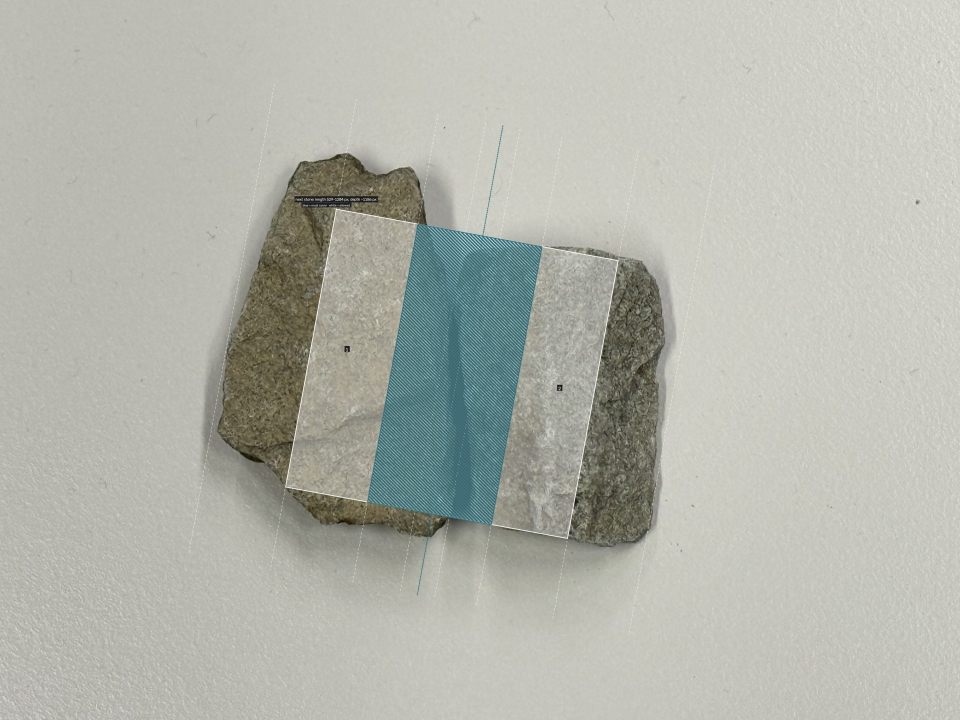
#> input picture experiments/mode1-rule-of-thirds/presentation/it07b_real_drawing_too_small.jpg, 1920 x 1440 px (shown at 1/2 size)
$ python -i stone_detect.py   (imports and definitions only)   (older library calls are emulated)
#> lines starting #> are read from the running program, lines starting #| are printed output that depends on the picture; after the words box and inside, x2 and y2 are one past the last pixel; in counts of white or black regions, pixels touching at a corner belong together
"""Step 1 - find the outline of each stone in a single RGB frame.

Classic computer vision only, so it runs on any laptop with no training data:

1. smooth the frame (bilateral filter keeps stone edges sharp),
2. Canny edges - the "edge detection" view of the scene,
3. model the ground colour from the image border and mark every pixel that
   differs from it as "stone",
4. split touching stones with a distance-transform + watershed: each stone
   gets one seed in its thickest part, and the watershed floods outwards
   along the colour gradient until neighbouring stones meet at the joint.
   Stones joined by a narrow neck separate with a stricter seed threshold;
   stones that touch flush separate once the Canny edges are cut out of the
   mask (the joint between two stones shows up as an edge line). We try
   these and keep whichever finds the most stones, then merge back the
   weakest splits until the expected number of stones is left. A real joint
   is a sharp, dark line (the shadow in the gap); a cut through one stone
   is not.

Seeds can also be given by hand (one click per stone), which is the robust
mode for a live demo and also a plausible AR interaction ("tap each stone").
"""
from __future__ import annotations

import itertools
from dataclasses import dataclass, field

import cv2
import numpy as np


@dataclass
class Stone:
    contour: np.ndarray            # (N, 1, 2) int32, full-resolution pixel coords
    area: float
    centroid: tuple[float, float]
    bbox: tuple[int, int, int, int]  # axis-aligned x, y, w, h
    min_rect: tuple                # cv2.minAreaRect, for a rotated box view


@dataclass
class DetectParams:
    work_width: int = 640          # frames are downscaled to this for speed
    border_frac: float = 0.06      # image border band used to sample the ground
    ground_thresh: float | None = None  # colour distance; None -> Otsu
    lightness_weight: float = 0.5  # < 1 makes shadows count less than colour
    canny_sigma: float = 0.33
    morph_frac: float = 0.016      # clean-up kernel, as a fraction of the width
    min_area_frac: float = 0.01    # ignore blobs smaller than 1% of the frame
    max_area_frac: float = 0.7
    max_stones: int = 6            # more seeds than this = over-segmented, rejected
    stones: int = 2                # expected base stones; extra splits are merged
    min_joint_score: float = 6.0   # a split must look at least this much like a joint
    seed_radius_px: int = 6
    # A plain ground (white paper, a sheet): stone = whatever is clearly not
    # the ground's colour (plain_ground_distance), instead of Otsu between the
    # ground and the most different stone. A pale stone next to a red one,
    # or a two-tone stone, is then found whole (real-scale test, 2026-11-24).
    plain_ground: bool = False


@dataclass
class Detection:
    stones: list[Stone]
    debug: dict[str, np.ndarray] = field(default_factory=dict)  # work-res images
    scale: float = 1.0             # work-res / full-res


def auto_canny(gray: np.ndarray, sigma: float = 0.33) -> np.ndarray:
    """Canny with thresholds picked from the median intensity."""
    median = float(np.median(gray))
    lower = int(max(0, (1.0 - sigma) * median))
    upper = int(min(255, (1.0 + sigma) * median))
    return cv2.Canny(gray, lower, upper)


def ground_distance(bgr: np.ndarray, border_frac: float,
                    lightness_weight: float) -> np.ndarray:
    """Per-pixel Lab distance to the median colour of the image border."""
    lab = cv2.cvtColor(bgr, cv2.COLOR_BGR2LAB).astype(np.float32)
    h, w = lab.shape[:2]
    b = max(2, int(border_frac * min(h, w)))
    border = np.concatenate([
        lab[:b].reshape(-1, 3), lab[-b:].reshape(-1, 3),
        lab[:, :b].reshape(-1, 3), lab[:, -b:].reshape(-1, 3),
    ])
    ground = np.median(border, axis=0)
    diff = lab - ground
    diff[..., 0] *= lightness_weight
    dist = np.linalg.norm(diff, axis=2)
    return cv2.normalize(dist, None, 0, 255, cv2.NORM_MINMAX).astype(np.uint8)


PLAIN_K = 3.0      # plain ground: stone = this many times the border's own spread away...
PLAIN_MIN = 8.0    # ...and at least this far (Lab, lightness weighted)
# A soft shadow on paper is off the ground's colour too, but smooth; a stone's
# face is rough. Off-ground and smooth counts only when very far off (a dark
# stone); smooth patches inside a stone come back with the hole filling.
# Measured 2026-11-24 (grey level std in 7x7 px): shadows on paper 1.8-6,
# stones 9-15, a smooth pale slate 6.5 (median).
PLAIN_TEXTURE = 5.0
PLAIN_FAR = 50.0


# [29 lines left out: functions _texture, plain_ground_distance, not called in this run]


def _fill_holes(mask: np.ndarray) -> np.ndarray:
    contours, _ = cv2.findContours(mask, cv2.RETR_EXTERNAL, cv2.CHAIN_APPROX_SIMPLE)
    filled = np.zeros_like(mask)
    cv2.drawContours(filled, contours, -1, 255, cv2.FILLED)
    return filled


def _remove_small(mask: np.ndarray, min_area: float) -> np.ndarray:
    n, labels, stats, _ = cv2.connectedComponentsWithStats(mask, connectivity=8)
    keep = np.zeros_like(mask)
    for i in range(1, n):
        if stats[i, cv2.CC_STAT_AREA] >= min_area:
            keep[labels == i] = 255
    return keep


def _cores_from_distance(mask: np.ndarray, frac: float) -> tuple[int, np.ndarray]:
    """One seed per 'thick part' of each blob, normalised per blob so a
    small stone is not lost next to a big one."""
    dt = cv2.distanceTransform(mask, cv2.DIST_L2, 5)
    n, labels = cv2.connectedComponents(mask)
    cores = np.zeros(mask.shape, np.uint8)
    for i in range(1, n):
        region = labels == i
        peak = dt[region].max()
        cores[region & (dt > frac * peak)] = 255
    return cv2.connectedComponents(cores)


def _watershed(smooth: np.ndarray, sure_bg: np.ndarray,
               seed_labels: np.ndarray) -> np.ndarray:
    markers = np.zeros(smooth.shape[:2], np.int32)
    markers[sure_bg > 0] = 1
    markers[seed_labels > 0] = seed_labels[seed_labels > 0] + 1  # stones: 2..n+1
    cv2.watershed(smooth, markers)
    return markers


def _joint_score(markers, a, b, g, grad) -> float | None:
    """How much the line between segments a and b looks like a joint: a
    sharp, dark line (the shadow in the gap between two stones). A cut
    through one stone is neither. None if a and b do not touch."""
    grow = lambda l: cv2.dilate(np.uint8(markers == l), None, iterations=2) > 0
    line = grow(a) & grow(b) & (markers == -1)
    if line.sum() < 10:
        return None
    inner = (cv2.erode(np.uint8(markers == a), None, iterations=4)
             | cv2.erode(np.uint8(markers == b), None, iterations=4)) > 0
    sharpness = np.median(grad[line]) / (np.median(grad[inner]) + 1.0)
    darkness = max(0.0, float(np.median(g[inner]) - np.median(g[line])))
    return float(sharpness * (1 + darkness / 20))


def _merge_weak_splits(markers: np.ndarray, gray: np.ndarray,
                       target: int, min_score: float) -> None:
    """Undo over-segmentation in place: keep merging the two neighbouring
    segments whose shared line looks least like a joint, until at most
    `target` segments are left and every remaining line scores >= min_score."""
    g = gray.astype(np.float32)
    grad = cv2.magnitude(cv2.Sobel(g, cv2.CV_32F, 1, 0), cv2.Sobel(g, cv2.CV_32F, 0, 1))
    while True:
        labels = [l for l in range(2, int(markers.max()) + 1) if (markers == l).any()]
        pairs = [(_joint_score(markers, a, b, g, grad), a, b)
                 for i, a in enumerate(labels) for b in labels[i + 1:]]
        pairs = [p for p in pairs if p[0] is not None]
        if not pairs:
            return
        score, a, b = min(pairs)
        if len(labels) <= target and score >= min_score:
            return
        # Remove only the line between a and b. (Clearing every line around a
        # also erased a's border with a third segment, which then no longer
        # touched anything and could never be merged.)
        grow = lambda l: cv2.dilate(np.uint8(markers == l), None, iterations=2) > 0
        line = grow(a) & grow(b) & (markers == -1)
        markers[markers == b] = a
        markers[line] = a


def _to_stone(contour: np.ndarray, scale: float) -> Stone:
    """Work-resolution contour -> Stone in full-resolution pixels."""
    c = np.round(contour.astype(np.float32) / scale).astype(np.int32)
    m = cv2.moments(c)
    return Stone(contour=c, area=cv2.contourArea(c),
                 centroid=(m["m10"] / m["m00"], m["m01"] / m["m00"]),
                 bbox=cv2.boundingRect(c), min_rect=cv2.minAreaRect(c))


def detect_stones(bgr: np.ndarray, params: DetectParams | None = None,
                  seeds: list[tuple[float, float]] | None = None) -> Detection:
    """Return the stones in `bgr`, largest first. `seeds` are optional
    (x, y) full-resolution points, one per stone."""
    p = params or DetectParams()
    h0, w0 = bgr.shape[:2]
    scale = min(1.0, p.work_width / w0)
    img = cv2.resize(bgr, None, fx=scale, fy=scale,
                     interpolation=cv2.INTER_AREA) if scale < 1 else bgr.copy()
    h, w = img.shape[:2]

    smooth = cv2.bilateralFilter(img, 9, 50, 50)
    gray = cv2.cvtColor(smooth, cv2.COLOR_BGR2GRAY)
    edges = auto_canny(gray, p.canny_sigma)

    if p.plain_ground:
        raw, spread = plain_ground_distance(smooth, p.border_frac, p.lightness_weight)
        off = raw > max(PLAIN_K * spread, PLAIN_MIN)
        fg = np.uint8(off & ((_texture(img) > PLAIN_TEXTURE) | (raw > PLAIN_FAR))) * 255
        dist = cv2.normalize(raw, None, 0, 255, cv2.NORM_MINMAX).astype(np.uint8)
    else:
        dist = ground_distance(smooth, p.border_frac, p.lightness_weight)
        if p.ground_thresh is None:
            _, fg = cv2.threshold(dist, 0, 255, cv2.THRESH_BINARY + cv2.THRESH_OTSU)
        else:
            _, fg = cv2.threshold(dist, p.ground_thresh, 255, cv2.THRESH_BINARY)
    k = max(3, int(p.morph_frac * w) | 1)
    kernel = cv2.getStructuringElement(cv2.MORPH_ELLIPSE, (k, k))
    fg = cv2.morphologyEx(fg, cv2.MORPH_CLOSE, kernel)
    fg = cv2.morphologyEx(fg, cv2.MORPH_OPEN, kernel)
    fg = _fill_holes(fg)
    fg = _remove_small(fg, p.min_area_frac * h * w)

    sure_bg = cv2.bitwise_not(cv2.dilate(fg, kernel, iterations=2))

    if seeds:
        seed_labels = np.zeros((h, w), np.int32)
        ys, xs = np.nonzero(fg)
        for i, (x, y) in enumerate(seeds):
            sx, sy = int(x * scale), int(y * scale)
            # A tap just off the mask (on a pale patch at the stone's edge, a
            # finger's width beside it): move it to the nearest stone pixel.
            if len(xs) and not fg[min(sy, h - 1), min(sx, w - 1)]:
                d2 = (xs - sx) ** 2 + (ys - sy) ** 2
                j = int(np.argmin(d2))
                if d2[j] <= (0.03 * w) ** 2:
                    sx, sy = int(xs[j]), int(ys[j])
            cv2.circle(seed_labels, (sx, sy), p.seed_radius_px, i + 1, cv2.FILLED)
        markers = _watershed(smooth, sure_bg, seed_labels)
    else:
        # Keep the seeding that separates the most stones (ties: the first,
        # i.e. the gentlest). Slivers left by the edge cut are dropped so
        # they do not become seeds of their own. (No morphological opening
        # here: its dilation would bridge the thin cut again.)
        edge_cut = cv2.bitwise_and(fg, cv2.bitwise_not(cv2.dilate(edges, None)))
        edge_cut = _remove_small(edge_cut, p.min_area_frac * h * w)
        best = fewest = None
        for src, frac in itertools.product((fg, edge_cut), (0.5, 0.65, 0.8)):
            n, labels = _cores_from_distance(src, frac)
            if n - 1 <= p.max_stones and (best is None or n > best[0]):
                best = (n, labels, src)
            if fewest is None or n < fewest[0]:
                fewest = (n, labels, src)
        # A busy ground (stained concrete, shoes in the photo) can give more than
        # max_stones seeds in every try: then the try with the fewest, and the
        # merging below brings it down (phone photos, 2026-11-18: this crashed).
        _, seed_labels, cut = best or fewest
        markers = _watershed(smooth, sure_bg, seed_labels)
        _merge_weak_splits(markers, gray, p.stones, p.min_joint_score)

    stones = []
    min_area = p.min_area_frac * h * w
    max_area = p.max_area_frac * h * w
    for label in range(2, int(markers.max()) + 1):
        # The watershed may flood into the uncertain band around the mask
        # (e.g. a contact shadow); keep only what the mask calls stone.
        region = cv2.bitwise_and(np.uint8(markers == label) * 255, fg)
        region = cv2.morphologyEx(region, cv2.MORPH_OPEN, kernel)
        contours, _ = cv2.findContours(region, cv2.RETR_EXTERNAL, cv2.CHAIN_APPROX_NONE)
        if not contours:
            continue
        c = max(contours, key=cv2.contourArea)
        area = cv2.contourArea(c)
        if not min_area <= area <= max_area:
            continue
        stones.append(_to_stone(c, scale))
    stones.sort(key=lambda s: s.area, reverse=True)

    debug = {"smooth": smooth, "edges": edges, "ground_distance": dist,
             "mask": fg, "markers": markers}
    if not seeds:
        debug["split_mask"] = cut
    return Detection(stones=stones, debug=debug, scale=scale)


# [79 lines left out: functions find_homography, align_to, stone_from_points, detect_placed_stone, not called in this run]

>>> import cv2
>>> picture = cv2.imread('presentation/it07b_real_drawing_too_small.jpg')
#> picture is the input picture: shape (1440, 1920, 3); mean B, G, R 172.4, 181, 179.2
>>> result = detect_stones(picture)
#> in auto_canny, `median = float(np.median(gray))`: median = 188
#> in auto_canny, `lower = int(max(0, (1.0 - sigma) * median))`: lower = 125
#> in auto_canny, `upper = int(min(255, (1.0 + sigma) * median))`: upper = 250
#> in ground_distance, `lab = cv2.cvtColor(bgr, cv2.COLOR_BGR2LAB).astype(np.float32)`:
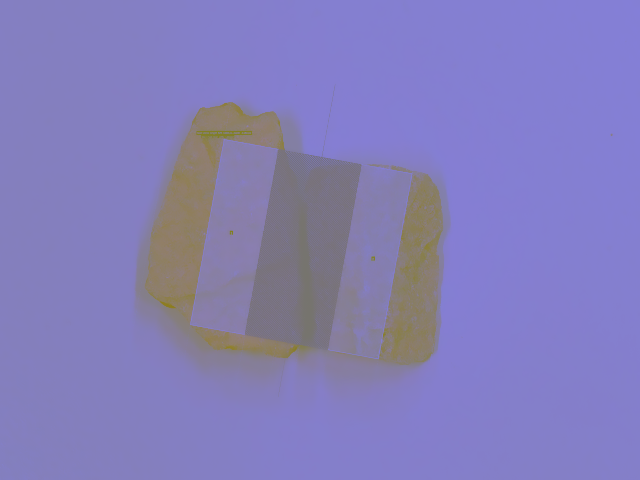
#> lab: shape (480, 640, 3) float32; mean B, G, R 186.6, 126.3, 132.2
#> in ground_distance, `ground = np.median(border, axis=0)`: ground = [201, 127, 132]
#> in _fill_holes, `contours, _ = cv2.findContours(mask, cv2.RETR_EXTERNAL, cv2.CHAIN_APPR..`: contours = 2 contours; box (x1, y1, x2, y2) and area: (136, 102, 361, 369) 43320, (334, 172, 443, 367) 9045
#> in _remove_small, `n, labels, stats, _ = cv2.connectedComponentsWithStats(mask, connectiv..`: n = 3; stats = [[0, 0, 640, 480, 254164], [136, 102, 225, 267, 43717], [334, 172, 109, 195, 9319]]
#> call 2 of _remove_small, with min_area = 3072
#> in _remove_small (call 2), `n, labels, stats, _ = cv2.connectedComponentsWithStats(mask, connectiv..`:
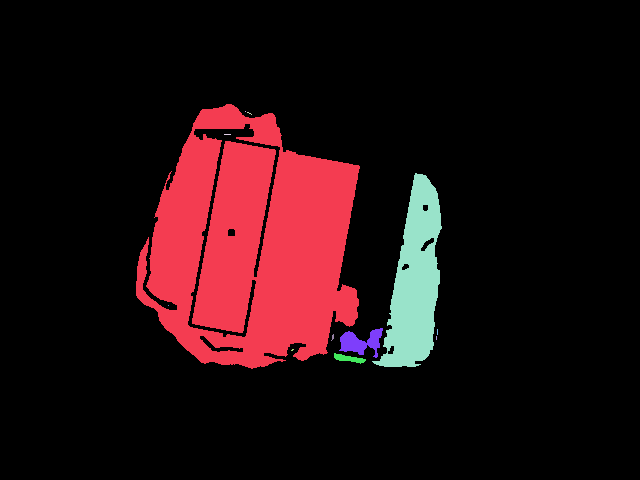
#> labels: shape (480, 640) int32; 13 distinct labels, from 0 to 12; one colour per label, 0 black
#> in _remove_small (call 2), `n, labels, stats, _ = cv2.connectedComponentsWithStats(mask, connectiv..`: n = 13; stats = 13 rows, first 6: [0, 0, 640, 480, 259432], [136, 104, 224, 265, 39691], [245, 111, 1, 1, 1], [247, 112, 5, 3, 5], [224, 134, 7, 1, 7], [372, 173, 70, 194, 7197]
#> after the loop in _remove_small (call 2), `for i in range(1, n):`:
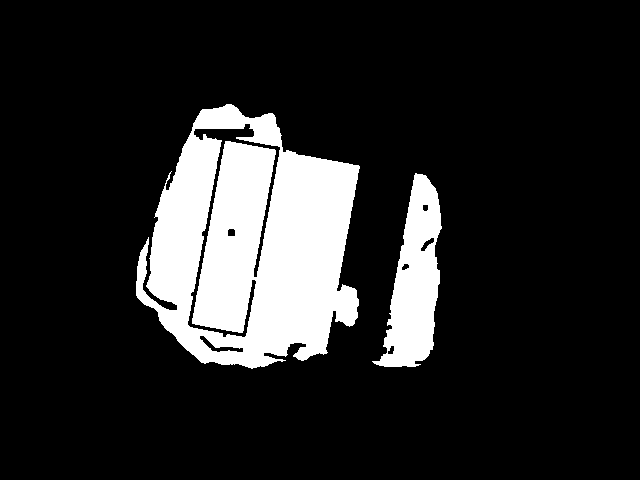
#> keep: shape (480, 640); 15.3% white; 2 white regions, box (x1, y1, x2, y2) and area: (136, 104, 360, 369) 39691, (372, 173, 442, 367) 7197
#> the loop in detect_stones, `for src, frac in itertools.product((fg, edge_cut), (0.5, 0.65, 0.8)):` made 6 passes
#> (frac, n) on passes 1 to 6: (0.5, 3), (0.65, 3), (0.8, 3), (0.5, 9), (0.65, 4), (0.8, 3)
#> pass 1, in detect_stones, `n, labels = _cores_from_distance(src, frac)`:
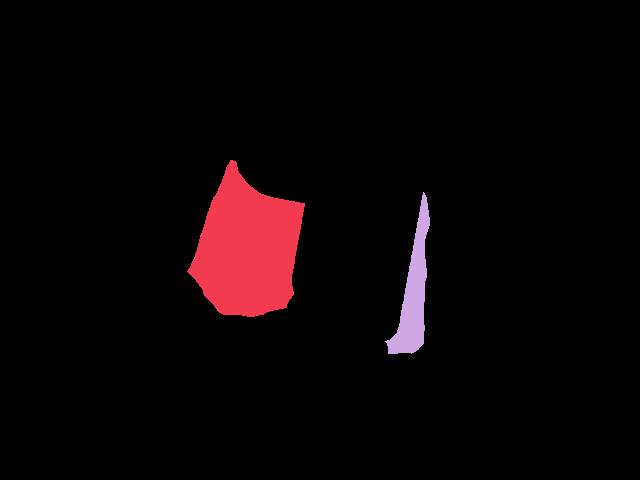
#> labels: shape (480, 640) int32; 3 distinct labels, from 0 to 2; one colour per label, 0 black
#> in _watershed, `markers[seed_labels > 0] = seed_labels[seed_labels > 0] + 1`:
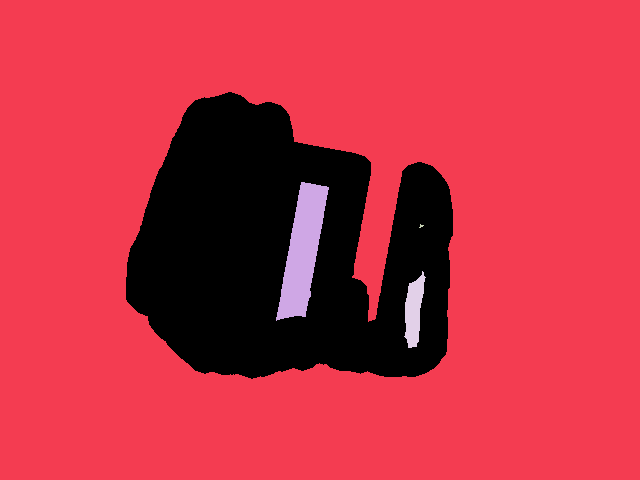
#> markers: shape (480, 640) int32; 5 distinct labels, from 0 to 4; one colour per label, 0 black
#> the loop in _merge_weak_splits, `while True:` made 2 passes
#> (labels, score, a, b) on pass 1: ([2, 3, 4], 2.15, 3, 4)
#> after the loop in _merge_weak_splits, `while True:`:
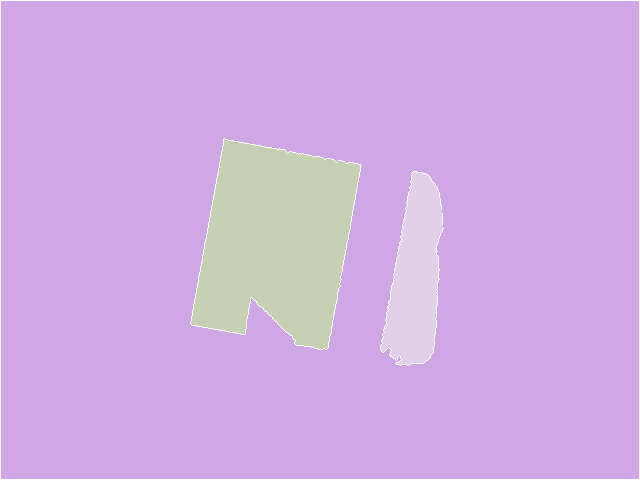
#> markers: shape (480, 640) int32; 4 distinct labels, from -1 to 3; one colour per label, 0 black, -1 white
#> the loop in detect_stones, `for label in range(2, int(markers.max()) + 1):` made 2 passes
#> area on passes 1 to 2: 24499.5, 7212
#> pass 2, in detect_stones, `region = cv2.bitwise_and(np.uint8(markers == label) * 255, fg)`:
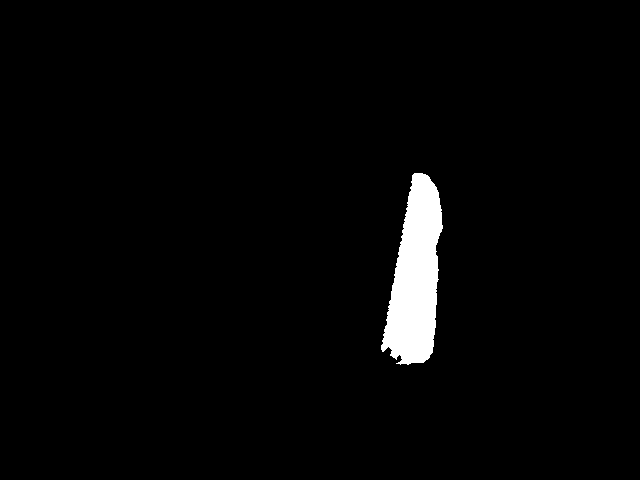
#> region: shape (480, 640); 2.5% white; 1 white region, box (x1, y1, x2, y2) and area: (381, 173, 443, 365) 7570
#> after the loop in detect_stones, `for label in range(2, int(markers.max()) + 1):`: stones = 2 items
